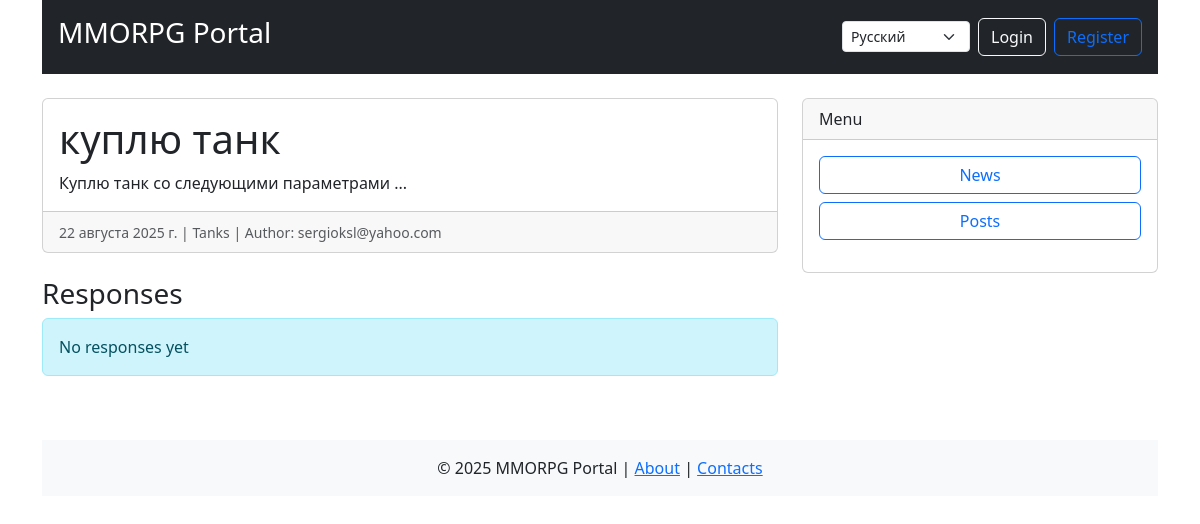
The app's page /posts/1/ with its own data.
### appNotification/models.py (models this page shows, shortened)
class Post(models.Model):
    CATEGORY_CHOICES = [
        ('tanks', _('Tanks')),
        ('heals', _('Heals')),
        ('dd', _('DD')),
        ('traders', _('Traders')),
        ('guildmasters', _('Guildmasters')),
        ('questgivers', _('Questgivers')),
        ('blacksmiths', _('Blacksmiths')),
        ('tanners', _('Tanners')),
        ('potionmakers', _('Potionmakers')),
        ('spellmasters', _('Spellmasters')),
    ]
    author = models.ForeignKey(User, on_delete=models.CASCADE, related_name='posts')
    category = models.CharField(max_length=20, choices=CATEGORY_CHOICES)
    title = models.CharField(max_length=255, validators=[MinLengthValidator(5)])
    content = RichTextField()
    created_at = models.DateTimeField(auto_now_add=True)
    updated_at = models.DateTimeField(auto_now=True)
    subscribers = models.ManyToManyField(User, related_name='subscribed_posts', blank=True)
    class Meta:
        ordering = ['-created_at']
        verbose_name = _('Post')
        verbose_name_plural = _('Posts')

### appUser/models.py (models this page shows, shortened)
class CustomUser(AbstractUser):
    email = models.EmailField(_('email address'), unique=True)
    username = models.CharField(max_length=150, blank=True, null=True)
    timezone = models.CharField(max_length=50, default='UTC')
    language = models.CharField(max_length=10, choices=[('ru', 'Russian'), ('en', 'English')], default='ru')
    USERNAME_FIELD = 'email'
    REQUIRED_FIELDS = []  # Уберите 'username' отсюда
    objects = CustomUserManager()  # Добавьте кастомный менеджер
    class Meta:
        verbose_name = _('User')
        verbose_name_plural = _('Users')

### appNotification/views.py (the view)
# urls.py: path('posts/<int:pk>/', views.PostDetailView.as_view(), name='post_detail'),
class PostDetailView(DetailView):
    model = Post
    template_name = 'post_detail.html'
    context_object_name = 'post'
    def get_context_data(self, **kwargs):
        context = super().get_context_data(**kwargs)
        context['responses'] = self.object.responses.filter(is_accepted=True).select_related('author')
        context['response_form'] = ResponseForm()
        if self.request.user.is_authenticated:
            context['is_subscribed'] = self.object.subscribers.filter(id=self.request.user.id).exists()
        return context

### appNotification/forms.py (shortened to what this page needs)
class ResponseForm(forms.ModelForm):
    class Meta:
        model = Response
        fields = ['text']
        widgets = {
            'text': forms.Textarea(attrs={
                'class': 'form-control',
                'rows': 4,
                'placeholder': _('Write your response here...')
            }),
        }
        labels = {
            'text': _('Response text'),
        }

### appNotification/context_processors.py (called while the page is built)
def categories(request):
    return {
        'categories': Category.objects.all(),
        'category_choices': [
            ('tanks', _('Tanks')),
            ('heals', _('Heals')),
            ('dd', _('DD')),
            ('traders', _('Traders')),
            ('guildmasters', _('Guildmasters')),
            ('questgivers', _('Questgivers')),
            ('blacksmiths', _('Blacksmiths')),
            ('tanners', _('Tanners')),
            ('potionmakers', _('Potionmakers')),
            ('spellmasters', _('Spellmasters')),
        ]
    }

def navigation_data(request):
    from .models import Post, News
    return {
        'recent_posts': Post.objects.order_by('-created_at')[:5],
        'recent_news': News.objects.order_by('-created_at')[:3],
        'posts_count': Post.objects.count(),
        'news_count': News.objects.count(),
    }

### appNotification/templates/post_detail.html (shortened to what this page needs)
{% extends "default.html" %}
{% load i18n %}
{% block content %}
<div class="card mb-4">
    <div class="card-body">
        <h1 class="card-title">{{ post.title }}</h1>
        <div class="card-text">{{ post.content|safe }}</div>
    </div>
    <div class="card-footer">
        <small class="text-muted">
            {{ post.created_at|date }} | {{ post.get_category_display }} | {% trans "Author" %}: {{ post.author.email }}
        </small>
    </div>
</div>
<h3>{% trans "Responses" %}</h3>
{% for response in responses %}
    <div class="card mb-2 {% if response.is_accepted %}border-success{% endif %}">
        <div class="card-body">
            <p>{{ response.text }}</p>
            <small class="text-muted">
                {{ response.created_at|date }} | {% trans "From" %}: {{ response.author.email }}
                {% if user == post.author and not response.is_accepted %}
                    <a href="{% url 'accept_response' response.pk %}" class="btn btn-sm btn-success ms-2">{% trans "Accept" %}</a>
                {% endif %}
            </small>
        </div>
    </div>
{% empty %}
    <div class="alert alert-info">{% trans "No responses yet" %}</div>
{% endfor %}
{% endblock %}

### records on screen
Post: title "куплю танк", content "Куплю танк со следующими параметрами ...", created_at "22 августа 2025 г.", category "Tanks", author.email "sergioksl@yahoo.com"

### other values on screen
form field language "Русский"
